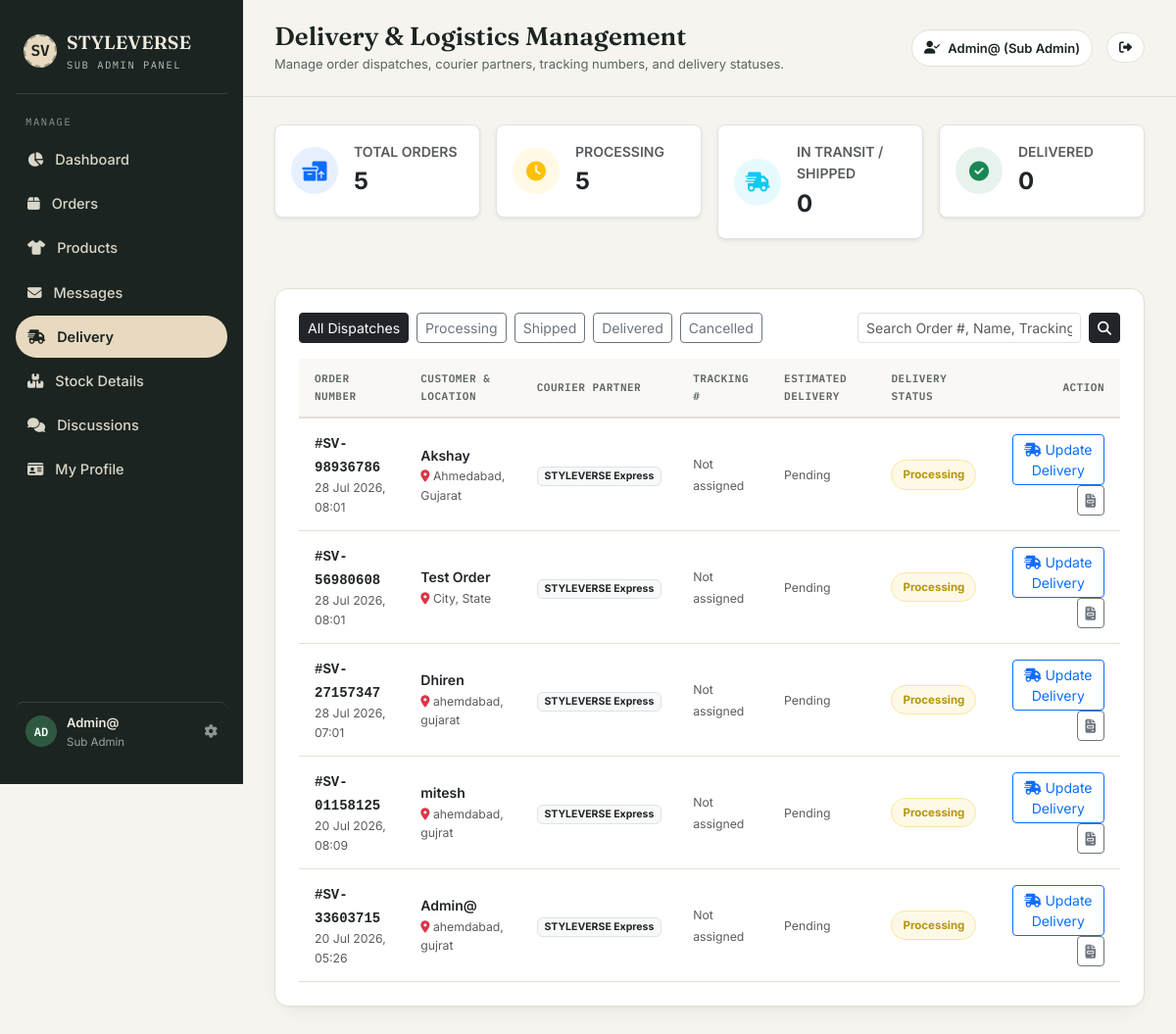
Screenshot of /admin-panel/delivery/ (signed in) with the database file from the repository.
### shopapp/models.py (models this page shows, shortened)
class Order(models.Model):
    PAYMENT_METHOD_CHOICES = [
        ('cash_on_delivery', 'Cash on Delivery'),
        ('debit_card', 'Debit Card'),
        ('upi', 'UPI / Google Pay'),
        ('net_banking', 'Net Banking'),
        ('paypal', 'PayPal'),
    ]
    PAYMENT_STATUS_CHOICES = [
        ('pending', 'Pending'),
        ('completed', 'Completed'),
        ('cancelled', 'Cancelled'),
    ]
    ORDER_STATUS_CHOICES = [
        ('processing', 'Processing'),
        ('shipped', 'Shipped'),
        ('delivered', 'Delivered'),
        ('cancelled', 'Cancelled'),
    ]
    user            = models.ForeignKey(User, on_delete=models.CASCADE, related_name='orders')
    order_number    = models.CharField(max_length=20, unique=True, blank=True)
    name            = models.CharField(max_length=100)
    email           = models.EmailField(max_length=100)
    phone           = models.CharField(max_length=20)
    address         = models.TextField()
    city            = models.CharField(max_length=100)
    state           = models.CharField(max_length=100)
    country         = models.CharField(max_length=100, default='India')
    pincode         = models.CharField(max_length=10)
    payment_method  = models.CharField(max_length=30, choices=PAYMENT_METHOD_CHOICES, default='cash_on_delivery')
    payment_status  = models.CharField(max_length=20, choices=PAYMENT_STATUS_CHOICES, default='pending')
    status          = models.CharField(max_length=20, choices=ORDER_STATUS_CHOICES, default='processing')
    courier_partner = models.CharField(max_length=100, default='STYLEVERSE Express', blank=True)
    tracking_number = models.CharField(max_length=100, blank=True, default='')
    estimated_delivery = models.DateField(null=True, blank=True)
    delivery_notes  = models.TextField(blank=True, default='')
    subtotal        = models.FloatField(default=0)
    discount        = models.FloatField(default=0)
    shipping_cost   = models.FloatField(default=0)
    total_price     = models.FloatField(default=0)
    order_date      = models.DateTimeField(auto_now_add=True)
    updated_date    = models.DateTimeField(null=True, blank=True)
    class Meta:
        ordering = ['-order_date']
    def get_status_display(self):
        return dict(self.ORDER_STATUS_CHOICES).get(self.status, self.status)

### subadmin/views.py (the view, shortened to what this page needs)
# urls.py: path('delivery/', views.admin_delivery, name='admin_delivery'),
@admin_required
def admin_delivery(request):
    status_filter = request.GET.get('status', 'all')
    search_query = request.GET.get('q', '').strip()
    orders = Order.objects.all()
    if status_filter != 'all':
        orders = orders.filter(status=status_filter)
    total_orders = Order.objects.count()
    processing_count = Order.objects.filter(status='processing').count()
    shipped_count = Order.objects.filter(status='shipped').count()
    delivered_count = Order.objects.filter(status='delivered').count()
    cancelled_count = Order.objects.filter(status='cancelled').count()
    return render(request, 'sub-admin/delivery.html', {
        'orders': orders,
        'status_filter': status_filter,
        'search_query': search_query,
        'total_orders': total_orders,
        'processing_count': processing_count,
        'shipped_count': shipped_count,
        'delivered_count': delivered_count,
        'cancelled_count': cancelled_count,
    })

### shopapp/context_processors.py (called while the page is built)
def cart_context(request):
    cart = request.session.get('cart', {})
    cart_count = sum(item.get('quantity', 0) for item in cart.values())
    return {'cart_count': cart_count}

def wishlist_context(request):
    wishlist_count = 0
    if request.user.is_authenticated:
        wishlist_count = Wishlist.objects.filter(user=request.user).count()
    return {'wishlist_count': wishlist_count}

def admin_approval_context(request):
    pending_approval_count = 0
    if request.user.is_authenticated and (request.user.is_staff or request.user.is_superuser):
        if request.user.is_superuser:
            pending_approval_count = ProductRequest.objects.filter(status='pending').count()
        else:
            pending_approval_count = ProductRequest.objects.filter(user=request.user, status='pending').count()
    return {'pending_approval_count': pending_approval_count}

### templates/sub-admin/delivery.html (shortened to what this page needs)
{% extends 'sub-admin/sub_base.html' %}
{% load static %}
{% block page_title %}Delivery & Logistics Management{% endblock %}
{% block page_subtitle %}Manage order dispatches, courier partners, tracking numbers, and delivery statuses.{% endblock %}
{% block content %}
<div class="row g-3 mb-4">
  <div class="col-md-3">
    <div class="p-3 bg-white border rounded-3 shadow-sm d-flex align-items-center gap-3">
      <div class="rounded-circle bg-primary bg-opacity-10 text-primary p-3 d-flex align-items-center justify-content-center" style="width:48px;height:48px;">
        <i class="fa fa-boxes-packing fa-lg"></i>
      </div>
      <div>
        <div class="text-muted small fw-semibold text-uppercase">Total Orders</div>
        <div class="fs-4 fw-bold text-dark">{{ total_orders }}</div>
      </div>
    </div>
  </div>
  <div class="col-md-3">
    <div class="p-3 bg-white border rounded-3 shadow-sm d-flex align-items-center gap-3">
      <div class="rounded-circle bg-warning bg-opacity-10 text-warning p-3 d-flex align-items-center justify-content-center" style="width:48px;height:48px;">
        <i class="fa fa-clock fa-lg"></i>
      </div>
      <div>
        <div class="text-muted small fw-semibold text-uppercase">Processing</div>
        <div class="fs-4 fw-bold text-dark">{{ processing_count }}</div>
      </div>
    </div>
  </div>
  <div class="col-md-3">
    <div class="p-3 bg-white border rounded-3 shadow-sm d-flex align-items-center gap-3">
      <div class="rounded-circle bg-info bg-opacity-10 text-info p-3 d-flex align-items-center justify-content-center" style="width:48px;height:48px;">
        <i class="fa fa-truck-fast fa-lg"></i>
      </div>
      <div>
        <div class="text-muted small fw-semibold text-uppercase">In Transit / Shipped</div>
        <div class="fs-4 fw-bold text-dark">{{ shipped_count }}</div>
      </div>
    </div>
  </div>
  <div class="col-md-3">
    <div class="p-3 bg-white border rounded-3 shadow-sm d-flex align-items-center gap-3">
      <div class="rounded-circle bg-success bg-opacity-10 text-success p-3 d-flex align-items-center justify-content-center" style="width:48px;height:48px;">
        <i class="fa fa-circle-check fa-lg"></i>
      </div>
      <div>
        <div class="text-muted small fw-semibold text-uppercase">Delivered</div>
        <div class="fs-4 fw-bold text-dark">{{ delivered_count }}</div>
      </div>
    </div>
  </div>
</div>
<div class="adm-table-wrap mb-4">
  <div class="d-flex flex-wrap justify-content-between align-items-center gap-3 mb-3">
    <div class="d-flex align-items-center gap-2">
      <a href="?status=all" class="btn btn-sm {% if status_filter == 'all' %}btn-dark{% else %}btn-outline-secondary{% endif %}">All Dispatches</a>
      <a href="?status=processing" class="btn btn-sm {% if status_filter == 'processing' %}btn-dark{% else %}btn-outline-secondary{% endif %}">Processing</a>
      <a href="?status=shipped" class="btn btn-sm {% if status_filter == 'shipped' %}btn-dark{% else %}btn-outline-secondary{% endif %}">Shipped</a>
      <a href="?status=delivered" class="btn btn-sm {% if status_filter == 'delivered' %}btn-dark{% else %}btn-outline-secondary{% endif %}">Delivered</a>
      <a href="?status=cancelled" class="btn btn-sm {% if status_filter == 'cancelled' %}btn-dark{% else %}btn-outline-secondary{% endif %}">Cancelled</a>
    </div>
    <form method="GET" class="d-flex align-items-center gap-2" style="max-width:320px;">
      <input type="text" name="q" value="{{ search_query }}" class="form-control form-control-sm" placeholder="Search Order #, Name, Tracking...">
      <button type="submit" class="btn btn-sm btn-dark"><i class="fa fa-search"></i></button>
    </form>
  </div>
  <table class="adm-table">
    <thead>
      <tr>
        <th>Order Number</th>
        <th>Customer & Location</th>
        <th>Courier Partner</th>
        <th>Tracking #</th>
        <th>Estimated Delivery</th>
        <th>Delivery Status</th>
        <th class="text-end">Action</th>
      </tr>
    </thead>
    <tbody>
      {% for o in orders %}
      <tr>
        <td>
          <span class="fw-bold font-monospace text-dark">#{{ o.order_number }}</span>
          <div class="text-muted small">{{ o.order_date|date:"d M Y, H:i" }}</div>
        </td>
        <td>
          <div class="fw-semibold text-dark">{{ o.name }}</div>
          <div class="text-muted small"><i class="fa fa-location-dot text-danger"></i> {{ o.city }}, {{ o.state }}</div>
        </td>
        <td>
          <span class="badge bg-light text-dark border">{{ o.courier_partner|default:"STYLEVERSE Express" }}</span>
        </td>
        <td>
          {% if o.tracking_number %}
          <span class="font-monospace fw-semibold text-primary"><i class="fa fa-barcode"></i> {{ o.tracking_number }}</span>
          {% else %}
          <span class="text-muted small">Not assigned</span>
          {% endif %}
        </td>
        <td>
          {% if o.estimated_delivery %}
          <span class="small fw-semibold text-dark">{{ o.estimated_delivery|date:"d M Y" }}</span>
          {% else %}
          <span class="text-muted small">Pending</span>
          {% endif %}
        </td>
        <td>
          <span class="adm-badge badge-{{ o.status }}">
            {{ o.get_status_display }}
          </span>
        </td>
        <td class="text-end">
          <button type="button" class="btn btn-sm btn-outline-primary" data-bs-toggle="modal" data-bs-target="#modalDelivery{{ o.pk }}">
            <i class="fa fa-truck-fast"></i> Update Delivery
          </button>
          <a href="{% url 'admin_invoice' o.pk %}" target="_blank" class="btn btn-sm btn-outline-secondary" title="View Invoice">
            <i class="fa fa-file-invoice"></i>
          </a>
        </td>
      </tr>
      {% endfor %}
    </tbody>
  </table>
</div>
{% endblock %}

### templates/sub-admin/sub_base.html (shortened to what this page needs)
{% load static %}
<!DOCTYPE html>
<html lang="en">
<head>
  <link rel="stylesheet" href="https://cdnjs.cloudflare.com/ajax/libs/font-awesome/6.5.0/css/all.min.css">
  <link href="https://cdn.jsdelivr.net/npm/bootstrap@5.3.0/dist/css/bootstrap.min.css" rel="stylesheet">
  <link rel="stylesheet" href="{% static 'css/styleverse.css' %}">
</head>
<body>
  <div class="app">
    <aside class="sidebar">
      <a href="{% url 'admin_index' %}" class="brand" title="Sub-Admin Dashboard">
        <div class="brand-mark">SV</div>
        <div class="brand-text">
          <div class="name">STYLEVERSE</div>
          <div class="tag">Sub Admin Panel</div>
        </div>
      </a>
      <div class="nav-label">Manage</div>
      <nav class="nav">
        <a href="{% url 'admin_index' %}" class="{% if request.resolver_match.url_name == 'admin_index' %}active{% endif %}">
          <span class="icon"><i class="fa fa-chart-pie"></i></span>Dashboard
        </a>
        <a href="{% url 'admin_orders' %}" class="{% if request.resolver_match.url_name == 'admin_orders' %}active{% endif %}">
          <span class="icon"><i class="fa fa-box"></i></span>Orders
        </a>
        <a href="{% url 'admin_products' %}" class="{% if request.resolver_match.url_name == 'admin_products' %}active{% endif %}">
          <span class="icon"><i class="fa fa-tshirt"></i></span>Products
        </a>
        <a href="{% url 'admin_messages' %}" class="{% if request.resolver_match.url_name == 'admin_messages' %}active{% endif %}">
          <span class="icon"><i class="fa fa-envelope"></i></span>Messages
        </a>
        <a href="{% url 'admin_delivery' %}" class="{% if request.resolver_match.url_name == 'admin_delivery' %}active{% endif %}">
          <span class="icon"><i class="fa fa-truck-fast"></i></span>Delivery
        </a>
        <a href="{% url 'admin_stock' %}" class="{% if request.resolver_match.url_name == 'admin_stock' %}active{% endif %}">
          <span class="icon"><i class="fa fa-boxes-stacked"></i></span>Stock Details
        </a>
        <a href="{% url 'admin_discussions' %}" class="{% if request.resolver_match.url_name == 'admin_discussions' %}active{% endif %}">
          <span class="icon"><i class="fa fa-comments"></i></span>Discussions
        </a>
        <a href="{% url 'admin_profile' %}" class="{% if request.resolver_match.url_name == 'admin_profile' %}active{% endif %}">
          <span class="icon"><i class="fa fa-id-card"></i></span>My Profile
        </a>
      </nav>
      <a href="{% url 'admin_profile' %}" class="sidebar-footer {% if request.resolver_match.url_name == 'admin_profile' %}active{% endif %}" title="View & Edit Profile">
        <div class="avatar-sm">{{ request.user.username|slice:':2'|upper }}</div>
        <div style="flex:1; min-width:0;">
          <div class="who">{{ request.user.get_full_name|default:request.user.username }}</div>
          <div class="role">Sub Admin</div>
        </div>
        <i class="fa fa-gear" style="font-size:13.5px; color:#8C978F; margin-left:auto;"></i>
      </a>
    </aside>
    <div class="main">
      <header class="topbar">
        <div>
          <h1>{% block page_title %}Sub-Admin Dashboard{% endblock %}</h1>
          <div class="sub">{% block page_subtitle %}Manage your seller store operations from one elegant workspace.{% endblock %}</div>
        </div>
        <div class="topbar-right">
          <a href="{% url 'admin_profile' %}" class="topbar-pill" title="My Profile" style="text-decoration:none; cursor:pointer;">
            <i class="fa fa-user-check"></i>
            {{ request.user.username }} (Sub Admin)
          </a>
          <a href="{% url 'logout' %}" class="topbar-pill" title="Logout">
            <i class="fa fa-sign-out-alt"></i>
          </a>
        </div>
      </header>
      <main class="content">
        {% block content %}{% endblock %}
      </main>
    </div>
  </div>
</body>
</html>

### static/css/styleverse.css (style rules this page uses)
:root { --sv-black: #1a1a2e; --sv-dark: #16213e; --sv-accent: #c0a36e; --sv-accent2: #e8d5b7; --sv-white: #ffffff; --sv-light: #f8f7f4; --sv-gray: #e5e5e5; --sv-muted: #888; --sv-danger: #e74c3c; --sv-success: #27ae60; --sv-warning: #f39c12; --sv-radius: 12px; --sv-shadow: 0 4px 24px rgba(0, 0, 0, .08); --sv-font: 'Inter', sans-serif; --sv-font-display: 'Outfit', sans-serif; }
*, *::before, *::after { margin: 0; padding: 0; box-sizing: border-box; }
html, body { width: 100%; overflow-x: hidden; }
body { font-family: var(--sv-font); color: var(--sv-black); background: var(--sv-white); line-height: 1.6; }
a { text-decoration: none; color: inherit; }

### rows the page displays
Order: order_number "SV-98936786", order_date "28 Jul 2026, 08:01", name "Akshay", city "Ahmedabad", state "Gujarat", courier_partner "STYLEVERSE Express", tracking_number "Not assigned", shows "Pending", status "Processing"
Order: order_number "SV-56980608", order_date "28 Jul 2026, 08:01", name "Test Order", city "City", state "State", courier_partner "STYLEVERSE Express", tracking_number "Not assigned", shows "Pending", status "Processing"
Order: order_number "SV-27157347", order_date "28 Jul 2026, 07:01", name "Dhiren", city "ahemdabad", state "gujarat", courier_partner "STYLEVERSE Express", tracking_number "Not assigned", shows "Pending", status "Processing"
Order: order_number "SV-01158125", order_date "20 Jul 2026, 08:09", name "mitesh", city "ahemdabad", state "gujrat", courier_partner "STYLEVERSE Express", tracking_number "Not assigned", shows "Pending", status "Processing"
Order: order_number "SV-33603715", order_date "20 Jul 2026, 05:26", name "Admin@", city "ahemdabad", state "gujrat", courier_partner "STYLEVERSE Express", tracking_number "Not assigned", shows "Pending", status "Processing"

### other values shown
{{ request.user.username|slice:':2'|upper }} "AD"
{{ request.user.get_full_name|default:request.user.username }} "Admin@"
{{ request.user.username }} "Admin@"
{{ total_orders }} "5"
{{ processing_count }} "5"
{{ shipped_count }} "0"
{{ delivered_count }} "0"
